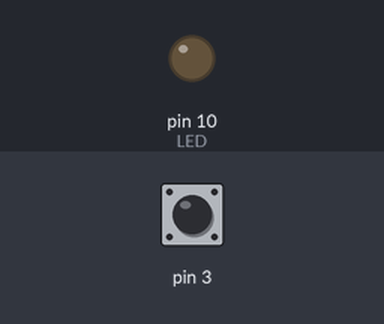
Bench run of a sketch on a simulated Arduino Uno, built with avr-gcc and run on an emulated ATmega328P. Parts: output pins drawn as LEDs (lit = HIGH). The inputs (shaded band) are chosen by the test bench; at power-on: pin 3 HIGH.

Above: at 1.2 s.
1.3 s: pin 3 pulled LOW for 0.15 s
At 2.5 s:
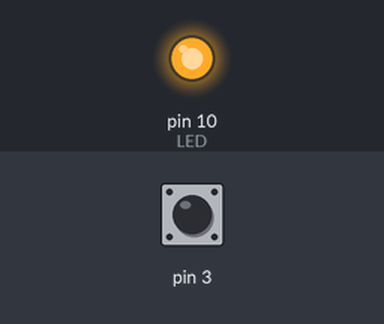
2.9 s: pin 3 pulled LOW for 1 s
At 4.0 s:
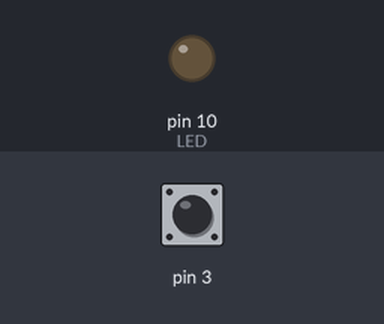
5.4 s: pin 3 pulled LOW for 3.2 s
At 5.9 s:
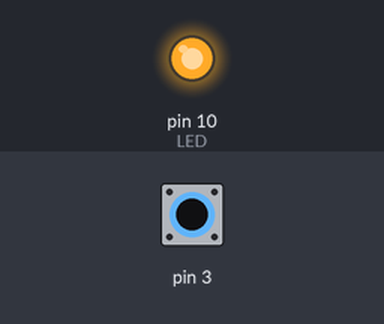
Timing chart, 0 to 8.4 s (numbered marks = the images above; inputs shaded):
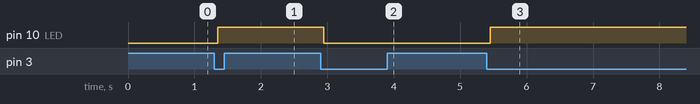

The sketch:

debounce_liga_led.ino
```cpp
int guarda_estado, estado = 0;
void setup() {
  DDRB |= (1<<2); //LED no pino 10 e o resto dos pinos como entrada
  PORTD = 0b00001000;
}
void loop() {
  estado = PIND & (1<<3);
  if(estado){
    guarda_estado = !guarda_estado;
    while(PIND & (1<<3)){}
    _delay_ms(50);
  }
  if(guarda_estado == 1){
    PORTB |= (1<<2);
  }else{
    PORTB &= ~(1<<2);
  }
}
```

Measured:
- after the input at 1.3 s, pin 10 (LED): LOW → HIGH after 0.05 s
- after the input at 2.9 s, pin 10 (LED): HIGH → LOW after 0.05 s
- after the input at 5.4 s, pin 10 (LED): LOW → HIGH after 0.05 s
